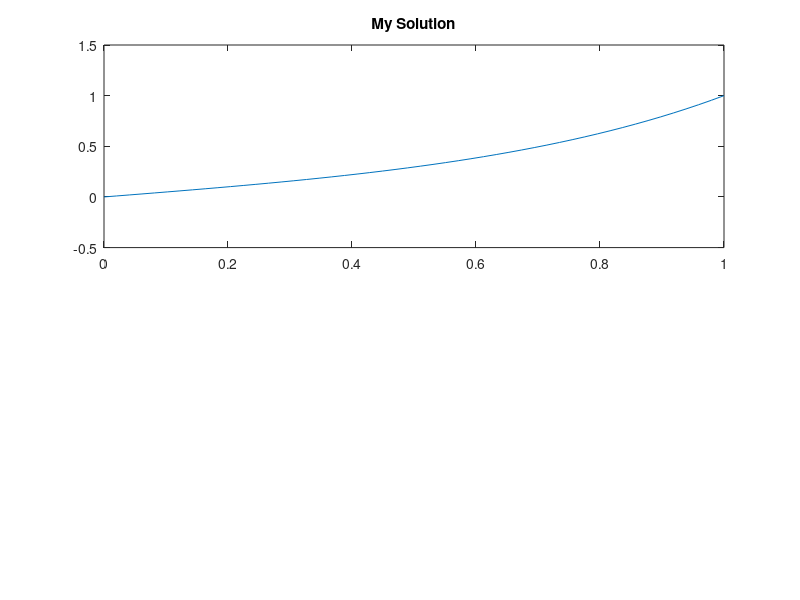

Write the MATLAB code that produced this figure. (Note: this script raises an error after producing the figure.)
% Solution of the ODE d^2u/dx^2 = k*u ;
% with the boundary condition u(a) = u1 and u(b) = u2 using FDM

%%
clear;
clc;

a = 0;
b = 1;
u1 = 0;
u2 = 1;
k = 5;
n = 50;

h = (b-a)/(n-1) ;
x_arr = a:h:b;


u(1) = u1;
u(n) = u2;

u_new(1) = u1;
u_new(n) = u2;

error_now = 1;
error_req = 1e-6;

iterations = 0;

%%
while error_now > error_req
    for i=2:(n-1)
        u_new(i) = (u(i+1) + u(i-1))/(h*h*k + 2) ;
    end

    error_now = 0;
    for i=2:(n-1)
        error_now = error_now + abs(u(i) - u_new(i)) ;
    end

    iterations = iterations + 1;

    if(rem(iterations, 1000) == 0)
        iterations
        error_now
    end
    u = u_new ;
end

%%

subplot(2, 1, 1);
plot(x_arr, u, linewidth=2);
title('My Solution');
xlim([0, 1]);
ylim([-0.5, 1.5]) ;


%%

syms us(xs)

ode = diff(us, xs, 2) == k*us;
cond1 = us(a) == u1;
cond2 = us(b) == u2;

usol(xs) = dsolve(ode, [cond1, cond2]) ;
subplot(2, 1, 2) ;
title('Matlab Solution')
fplot(xs, usol, 'r', linewidth=2) ;
xlim([0, 1]);
ylim([-0.5, 1.5]) ;

